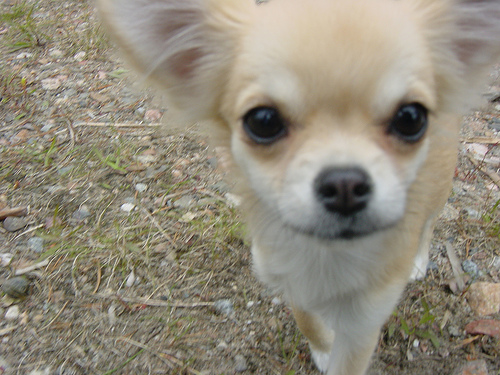
#> input picture chihuahua_test/n02085620_1155.JPEG, 500 x 375 px; its folder holds only this picture in this run
$ jupyter execute --allow-errors gen_t2_mnv2.ipynb   (shell and % lines are left out)
#> lines starting #> are read from the running program, lines starting #| are printed output that depends on the picture
[cell 1]
import os
import multiprocessing

import matplotlib.pylab as plt
import PIL.Image as Image
import numpy as np
import tensorflow as tf
import tensorflow_hub as hub
from skimage.segmentation import quickshift

from isedc.sedc_t2_fast import sedc_t2_fast

[cell 2]
# os.environ['CUDA_VISIBLE_DEVICES'] = '-1'

[cell 3]
# Import model
classifier_url ="https://tfhub.dev/google/tf2-preview/mobilenet_v2/classification/2"

# Define image shape
IMAGE_SHAPE = (224, 224)

# Configure classifier
#> (the rest of this cell did not finish here and is left out)

[cell 4]
def find_cf_region(i_data):

    img_path = i_data[0]
    output_folder = i_data[1]

    img_filename = img_path.split('/')[-1]

    image = Image.open(f'{img_path}')
#> image is the input picture: PIL image 500x375 RGB; mean R, G, B 145.4, 138.7, 123
    image = image.resize(IMAGE_SHAPE)
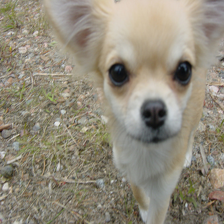
#> image: PIL image 224x224 RGB; mean R, G, B 145.4, 138.8, 123
    image = np.array(image)/255.0
#> image: shape (224, 224, 3) float64
    image = image[:,:,0:3]

    segments = quickshift(image, kernel_size=4, max_dist=200, ratio=0.2)
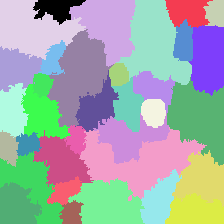
#> segments: shape (224, 224) int64; 34 distinct labels, from 0 to 33; one colour per label, 0 black

    explanation, segments_in_explanation, perturbation, new_class = sedc_t2_fast(
        image,
        classifier,
        segments,
        np.where(imagenet_labels=='French bulldog')[0][0],
        'blur',
        max_time=10)

    if explanation is not None:
        mask_true_single = np.isin(segments, segments_in_explanation)

        mask_true_full = []
        for row in mask_true_single:
            mask_true_col = []
            for col in row:
                if col:
                    mask_true_col.append([1, 1, 1])
                else:
                    mask_true_col.append([0, 0, 0])
            mask_true_full.append(mask_true_col)

        mask_true_full = np.array(mask_true_full)

        Image.fromarray(( ( image*(mask_true_full==0) + (mask_true_full!=0)*(0,1,0)) * 255).astype(np.uint8)).save(f'{output_folder}/{img_filename}')

$ run again, on chihuahua_test/n02085620_2031.JPEG
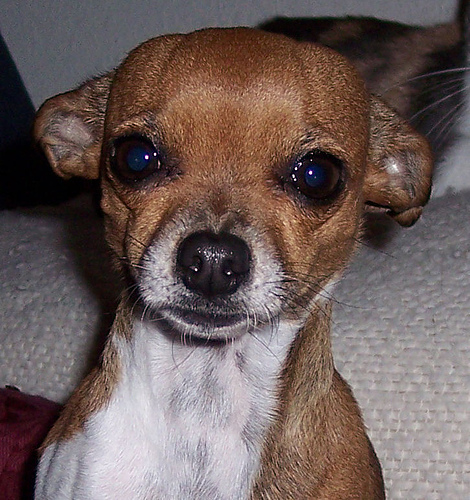
#> input picture chihuahua_test/n02085620_2031.JPEG, 470 x 500 px
#> in find_cf_region, image is the input picture: PIL image 470x500 RGB; mean R, G, B 109.4, 93.8, 90.8
#> in find_cf_region, `image = image.resize(IMAGE_SHAPE)`:
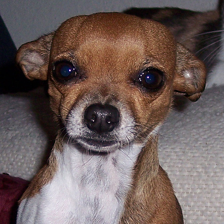
#> image: PIL image 224x224 RGB; mean R, G, B 109.4, 93.8, 90.8
#> in find_cf_region, `segments = quickshift(image, kernel_size=4, max_dist=200, ratio=0.2)`:
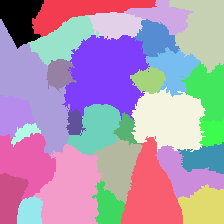
#> segments: shape (224, 224) int64; 30 distinct labels, from 0 to 29; one colour per label, 0 black

$ run again, on chihuahua_test/n02085620_2037.JPEG
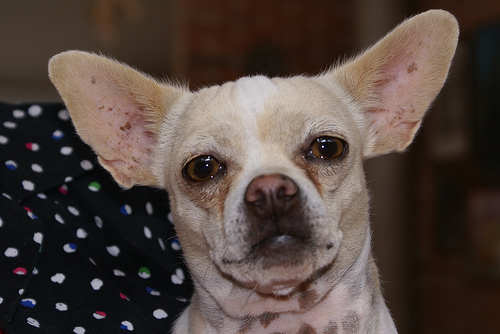
#> input picture chihuahua_test/n02085620_2037.JPEG, 500 x 334 px
#> in find_cf_region, image is the input picture: PIL image 500x334 RGB; mean R, G, B 81.7, 68.4, 62.1
#> in find_cf_region, `image = image.resize(IMAGE_SHAPE)`:
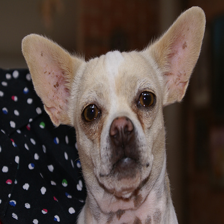
#> image: PIL image 224x224 RGB; mean R, G, B 81.7, 68.4, 62.1
#> in find_cf_region, `segments = quickshift(image, kernel_size=4, max_dist=200, ratio=0.2)`:
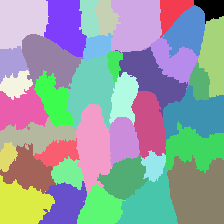
#> segments: shape (224, 224) int64; 38 distinct labels, from 0 to 37; one colour per label, 0 black

$ run again, on chihuahua_test/n02085620_2113.JPEG
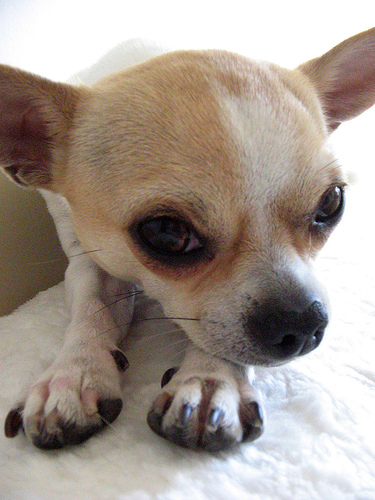
#> input picture chihuahua_test/n02085620_2113.JPEG, 375 x 500 px
#> in find_cf_region, image is the input picture: PIL image 375x500 RGB; mean R, G, B 164.3, 152.9, 144
#> in find_cf_region, `image = image.resize(IMAGE_SHAPE)`:
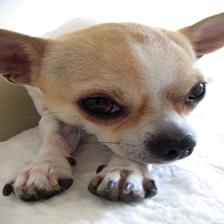
#> image: PIL image 224x224 RGB; mean R, G, B 164.3, 152.9, 144
#> in find_cf_region, `segments = quickshift(image, kernel_size=4, max_dist=200, ratio=0.2)`:
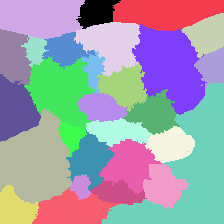
#> segments: shape (224, 224) int64; 28 distinct labels, from 0 to 27; one colour per label, 0 black

$ run again, on chihuahua_test/n02085620_1546.JPEG
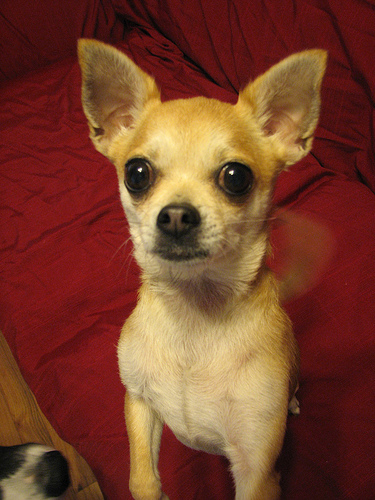
#> input picture chihuahua_test/n02085620_1546.JPEG, 375 x 500 px
#> in find_cf_region, image is the input picture: PIL image 375x500 RGB; mean R, G, B 120.7, 65.2, 43.4
#> in find_cf_region, `image = image.resize(IMAGE_SHAPE)`:
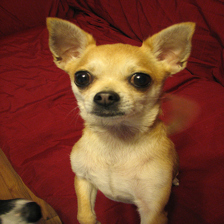
#> image: PIL image 224x224 RGB; mean R, G, B 120.7, 65.2, 43.4
#> in find_cf_region, `segments = quickshift(image, kernel_size=4, max_dist=200, ratio=0.2)`:
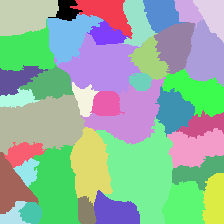
#> segments: shape (224, 224) int64; 39 distinct labels, from 0 to 38; one colour per label, 0 black
